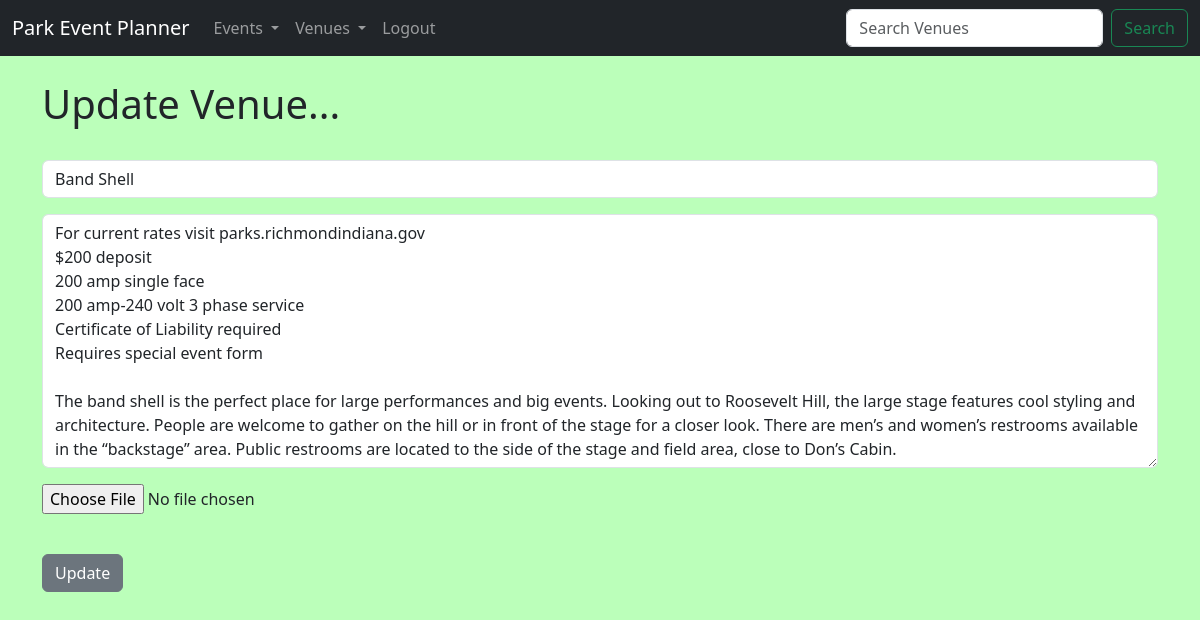
Before: /update_venue/24 (signed in) with the older database file.
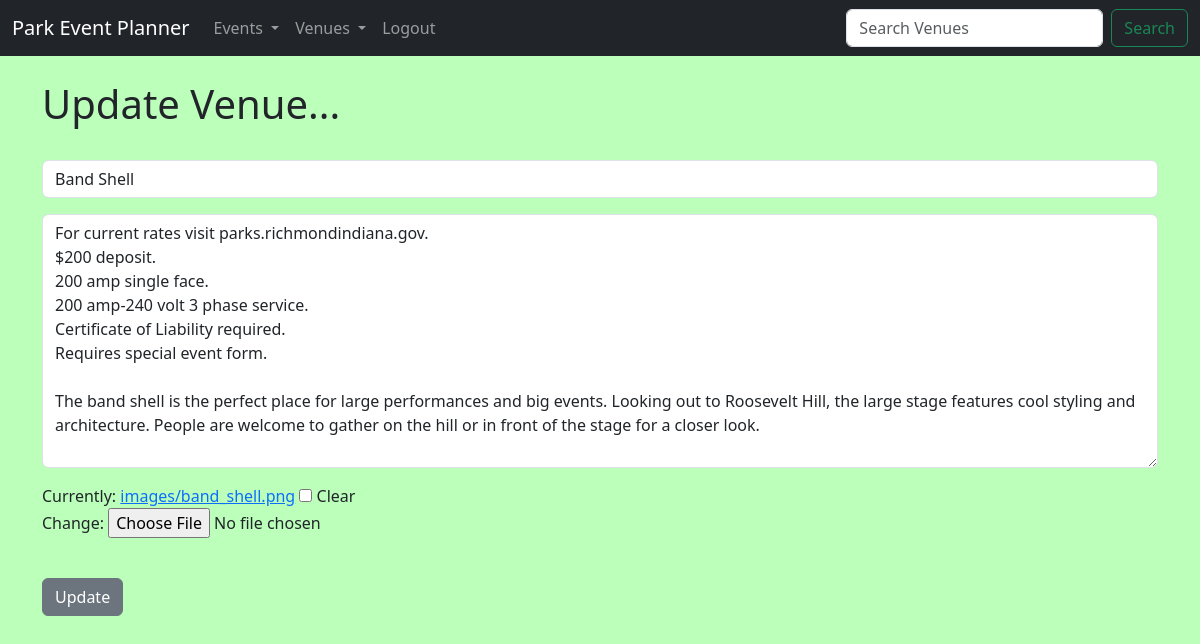
After: the same page with the newer database file.
### events/models.py (models this page shows, shortened)
class Venue(models.Model):
	name = models.CharField('Venue Name', max_length=120)
	description = models.TextField(blank=True)
	owner = models.IntegerField("Venue Owner", blank=False, default=1)
	venue_image = models.ImageField(null=True, blank=True, upload_to="images/")

### events/views.py (the view)
# urls.py: path('update_venue/<venue_id>', views.update_venue, name="update-venue"),
def update_venue(request, venue_id):
	venue = Venue.objects.get(pk=venue_id)
	form = VenueForm(request.POST or None, request.FILES or None, instance=venue) # the form is populated with the previous Venue data
	if form.is_valid():
		form.save()
		return redirect('list-venues')
	return render(request, 'events/update_venue.html', {'venue': venue, 'form': form})

### events/forms.py
class VenueForm(ModelForm):
	class Meta: # Meta helps to define things in a class for Django
		model = Venue
		fields = ('name', 'description', 'venue_image')
		labels = {
			'name': '',
			'description': '',
			'venue_image': '',
		}
		widgets = {
			'name': forms.TextInput(attrs={'class':'form-control', 'placeholder':'Venue Name'}),
			'description': forms.Textarea(attrs={'class':'form-control', 'placeholder':'Venue Description'}),
		}

### events/templates/events/update_venue.html (shortened to what this page needs)
{% extends 'events/base.html' %}
{% block content %}
{% if user.is_authenticated %}
	<h1>Update Venue...</h1>
	<br/>
	<form action="" method="POST" enctype="multipart/form-data">
		{{ form.as_p }}
		<br/>
		<input type="submit" value="Update" class="btn btn-secondary">
{% else %}
	<h1>Must be Logged In to update venues.</h1>
	<a href="{% url 'login' %}">Login Here</a>
{% endif %}
{% endblock %}

Changed rows visible on the page:
changed Venue "Band Shell": description "For current rates visit parks.richmondindiana.gov $200 deposit 200 amp single face 200 amp-240 volt 3 phase service Certificate of Liability required Requires special event form The band shell is the perfect place for large performances and big events. Looking out to Roosevelt Hill, the large stage features cool styling and architecture. People are welcome to gather on the hill or in front of the stage for a closer look. There are men’s and women’s restrooms available in the “backstage” area. Public restrooms are located to the side of the stage and field area, close to Don’s Cabin." → "For current rates visit parks.richmondindiana.gov. $200 deposit. 200 amp single face. 200 amp-240 volt 3 phase service. Certificate of Liability required. Requires special event form. The band shell is the perfect place for large performances and big events. Looking out to Roosevelt Hill, the large stage features cool styling and architecture. People are welcome to gather on the hill or in front of the stage for a closer look."
Other visible differences:
form field as_p: (not shown) → "☐"
text now shown: "Currently: images/band_shell.png Clear Change:"
